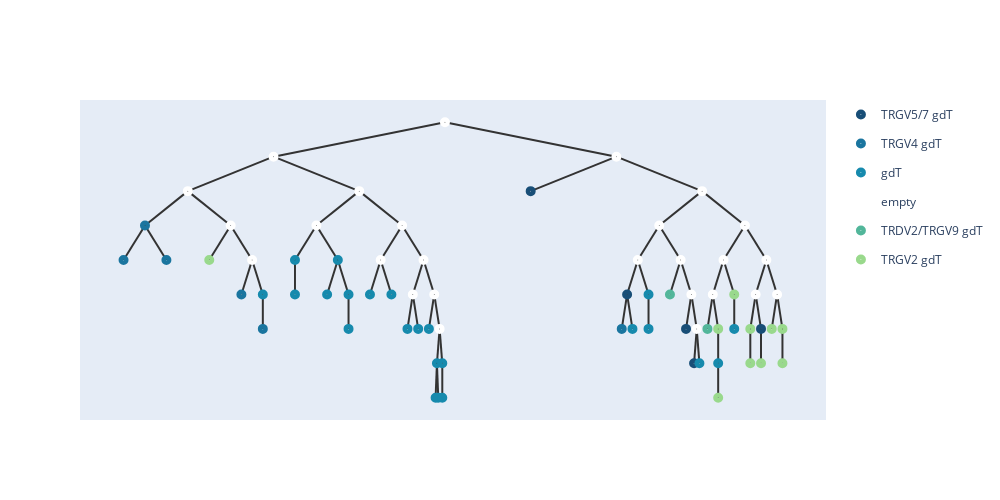

Notebook code for this chart:
### Code cell
ans = []
find_distances(root,ans)
ans =np.array(ans)
percentile_25 = np.percentile(ans, 25)
percentile_75 = np.percentile(ans, 50)
percentile_25,percentile_75


temp,root = merge_points(similarities,root,nodes1,embeddings,0,percentile_25,percentile_75,n)
for i in nodes1:
    i.hyper = temp[int(i)]
    i.value =  temp[int(i)]
embeddings = temp.numpy();
add_meta(root,meta_list1,[])
show_tree(root,color=['#184e77','#1a759f','#168aad',"#34a0a4",'#52b69a','#99d98c','#76c893','#99d98c']).show_fig()
remove_meta(root);

### Figure 1 — Plotly figure (JSON) as saved in the notebook; plotly's stock layout.template omitted (floating-point values rounded to 4 significant figures)
{"data": [{"hoverinfo": "text", "hovertext": ["0_TRGV5/7 gdT", "44_TRGV5/7 gdT", "11_TRGV5/7 gdT", "7_TRGV5/7 gdT", "38_TRGV5/7 gdT"], "legendgroup": "TRGV5/7 gdT", "marker": {"color": "#184e77", "size": 10, "symbol": "circle-dot"}, "mode": "markers+text", "name": "TRGV5/7 gdT", "type": "scatter", "x": [6.625, 7.891, 8.664, 8.77, 9.648], "y": [2, -2.5, -4, -5.5, -4]}, {"hoverinfo": "text", "hovertext": ["35_TRGV4 gdT", "4_TRGV4 gdT", "37_TRGV4 gdT", "1_TRGV4 gdT", "3_TRGV4 gdT", "5_TRGV4 gdT"], "legendgroup": "TRGV4 gdT", "marker": {"color": "#1a759f", "size": 10, "symbol": "circle-dot"}, "mode": "markers+text", "name": "TRGV4 gdT", "type": "scatter", "x": [1.562, 1.281, 1.844, 2.828, 3.109, 7.82], "y": [0.5, -1, -1, -2.5, -4, -4]}, {"hoverinfo": "text", "hovertext": ["45_gdT", "6_gdT", "2_gdT", "14_gdT", "12_gdT", "19_gdT", "28_gdT", "13_gdT", "20_gdT", "17_gdT", "23_gdT", "27_gdT", "8_gdT", "36_gdT", "39_gdT", "29_gdT", "26_gdT", "15_gdT", "16_gdT", "25_gdT", "43_gdT", "18_gdT", "33_gdT"], "legendgroup": "gdT", "marker": {"color": "#168aad", "size": 10, "symbol": "circle-dot"}, "mode": "markers+text", "name": "gdT", "type": "scatter", "x": [3.109, 3.531, 3.531, 4.094, 3.953, 4.234, 4.234, 4.516, 4.797, 5.008, 5.148, 5.289, 5.395, 5.377, 5.412, 5.465, 5.465, 7.961, 8.172, 8.172, 8.84, 9.086, 9.297], "y": [-2.5, -1, -2.5, -1, -2.5, -2.5, -4, -2.5, -2.5, -4, -4, -4, -5.5, -7, -7, -5.5, -7, -4, -2.5, -4, -5.5, -5.5, -4]}, {"hoverinfo": "text", "hovertext": ["90", "88", "83", "81", "67", "87", "82", "85", "69", "78", "73", "76", "65", "89", "86", "79", "68", "77", "75", "71", "84", "74", "66", "80", "64", "72"], "legendgroup": "empty", "marker": {"color": "#fff", "size": 10, "symbol": "circle-dot"}, "mode": "markers+text", "name": "empty", "type": "scatter", "x": [5.5, 3.25, 2.125, 2.688, 2.969, 4.375, 3.812, 4.938, 4.656, 5.219, 5.078, 5.359, 5.43, 7.75, 8.875, 8.312, 8.031, 8.594, 8.734, 8.805, 9.438, 9.156, 9.016, 9.719, 9.578, 9.859], "y": [5, 3.5, 2, 0.5, -1, 2, 0.5, 0.5, -1, -1, -2.5, -2.5, -4, 3.5, 2, 0.5, -1, -1, -2.5, -4, 0.5, -1, -2.5, -1, -2.5, -2.5]}, {"hoverinfo": "text", "hovertext": ["42_TRDV2/TRGV9 gdT", "22_TRDV2/TRGV9 gdT"], "legendgroup": "TRDV2/TRGV9 gdT", "marker": {"color": "#52b69a", "size": 10, "symbol": "circle-dot"}, "mode": "markers+text", "name": "TRDV2/TRGV9 gdT", "type": "scatter", "x": [8.453, 8.945], "y": [-2.5, -4]}, {"hoverinfo": "text", "hovertext": ["21_TRGV2 gdT", "41_TRGV2 gdT", "32_TRGV2 gdT", "40_TRGV2 gdT", "30_TRGV2 gdT", "31_TRGV2 gdT", "10_TRGV2 gdT", "9_TRGV2 gdT", "34_TRGV2 gdT", "24_TRGV2 gdT"], "legendgroup": "TRGV2 gdT", "marker": {"color": "#99d98c", "size": 10, "symbol": "circle-dot"}, "mode": "markers+text", "name": "TRGV2 gdT", "type": "scatter", "x": [2.406, 9.086, 9.086, 9.297, 9.508, 9.508, 9.648, 9.789, 9.93, 9.93], "y": [-1, -4, -7, -2.5, -4, -5.5, -5.5, -4, -4, -5.5]}], "layout": {"height": 500, "shapes": [{"layer": "below", "line": {"color": "#333", "width": 2}, "type": "line", "x0": 5.5, "x1": 5.5, "y0": 5, "y1": 5}, {"layer": "below", "line": {"color": "#333", "width": 2}, "type": "line", "x0": 5.5, "x1": 3.25, "y0": 5, "y1": 3.5}, {"layer": "below", "line": {"color": "#333", "width": 2}, "type": "line", "x0": 3.25, "x1": 2.125, "y0": 3.5, "y1": 2}, {"layer": "below", "line": {"color": "#333", "width": 2}, "type": "line", "x0": 2.125, "x1": 1.562, "y0": 2, "y1": 0.5}, {"layer": "below", "line": {"color": "#333", "width": 2}, "type": "line", "x0": 1.562, "x1": 1.281, "y0": 0.5, "y1": -1}, {"layer": "below", "line": {"color": "#333", "width": 2}, "type": "line", "x0": 1.562, "x1": 1.844, "y0": 0.5, "y1": -1}, {"layer": "below", "line": {"color": "#333", "width": 2}, "type": "line", "x0": 2.125, "x1": 2.688, "y0": 2, "y1": 0.5}, {"layer": "below", "line": {"color": "#333", "width": 2}, "type": "line", "x0": 2.688, "x1": 2.406, "y0": 0.5, "y1": -1}, {"layer": "below", "line": {"color": "#333", "width": 2}, "type": "line", "x0": 2.688, "x1": 2.969, "y0": 0.5, "y1": -1}, {"layer": "below", "line": {"color": "#333", "width": 2}, "type": "line", "x0": 2.969, "x1": 2.828, "y0": -1, "y1": -2.5}, {"layer": "below", "line": {"color": "#333", "width": 2}, "type": "line", "x0": 2.969, "x1": 3.109, "y0": -1, "y1": -2.5}, {"layer": "below", "line": {"color": "#333", "width": 2}, "type": "line", "x0": 3.109, "x1": 3.109, "y0": -2.5, "y1": -4}, {"layer": "below", "line": {"color": "#333", "width": 2}, "type": "line", "x0": 3.25, "x1": 4.375, "y0": 3.5, "y1": 2}, {"layer": "below", "line": {"color": "#333", "width": 2}, "type": "line", "x0": 4.375, "x1": 3.812, "y0": 2, "y1": 0.5}, {"layer": "below", "line": {"color": "#333", "width": 2}, "type": "line", "x0": 3.812, "x1": 3.531, "y0": 0.5, "y1": -1}, {"layer": "below", "line": {"color": "#333", "width": 2}, "type": "line", "x0": 3.531, "x1": 3.531, "y0": -1, "y1": -2.5}, {"layer": "below", "line": {"color": "#333", "width": 2}, "type": "line", "x0": 3.812, "x1": 4.094, "y0": 0.5, "y1": -1}, {"layer": "below", "line": {"color": "#333", "width": 2}, "type": "line", "x0": 4.094, "x1": 3.953, "y0": -1, "y1": -2.5}, {"layer": "below", "line": {"color": "#333", "width": 2}, "type": "line", "x0": 4.094, "x1": 4.234, "y0": -1, "y1": -2.5}, {"layer": "below", "line": {"color": "#333", "width": 2}, "type": "line", "x0": 4.234, "x1": 4.234, "y0": -2.5, "y1": -4}, {"layer": "below", "line": {"color": "#333", "width": 2}, "type": "line", "x0": 4.375, "x1": 4.938, "y0": 2, "y1": 0.5}, {"layer": "below", "line": {"color": "#333", "width": 2}, "type": "line", "x0": 4.938, "x1": 4.656, "y0": 0.5, "y1": -1}, {"layer": "below", "line": {"color": "#333", "width": 2}, "type": "line", "x0": 4.656, "x1": 4.516, "y0": -1, "y1": -2.5}, {"layer": "below", "line": {"color": "#333", "width": 2}, "type": "line", "x0": 4.656, "x1": 4.797, "y0": -1, "y1": -2.5}, {"layer": "below", "line": {"color": "#333", "width": 2}, "type": "line", "x0": 4.938, "x1": 5.219, "y0": 0.5, "y1": -1}, {"layer": "below", "line": {"color": "#333", "width": 2}, "type": "line", "x0": 5.219, "x1": 5.078, "y0": -1, "y1": -2.5}, {"layer": "below", "line": {"color": "#333", "width": 2}, "type": "line", "x0": 5.078, "x1": 5.008, "y0": -2.5, "y1": -4}, {"layer": "below", "line": {"color": "#333", "width": 2}, "type": "line", "x0": 5.078, "x1": 5.148, "y0": -2.5, "y1": -4}, {"layer": "below", "line": {"color": "#333", "width": 2}, "type": "line", "x0": 5.219, "x1": 5.359, "y0": -1, "y1": -2.5}, {"layer": "below", "line": {"color": "#333", "width": 2}, "type": "line", "x0": 5.359, "x1": 5.289, "y0": -2.5, "y1": -4}, {"layer": "below", "line": {"color": "#333", "width": 2}, "type": "line", "x0": 5.359, "x1": 5.43, "y0": -2.5, "y1": -4}, {"layer": "below", "line": {"color": "#333", "width": 2}, "type": "line", "x0": 5.43, "x1": 5.395, "y0": -4, "y1": -5.5}, {"layer": "below", "line": {"color": "#333", "width": 2}, "type": "line", "x0": 5.395, "x1": 5.377, "y0": -5.5, "y1": -7}, {"layer": "below", "line": {"color": "#333", "width": 2}, "type": "line", "x0": 5.395, "x1": 5.412, "y0": -5.5, "y1": -7}, {"layer": "below", "line": {"color": "#333", "width": 2}, "type": "line", "x0": 5.43, "x1": 5.465, "y0": -4, "y1": -5.5}, {"layer": "below", "line": {"color": "#333", "width": 2}, "type": "line", "x0": 5.465, "x1": 5.465, "y0": -5.5, "y1": -7}, {"layer": "below", "line": {"color": "#333", "width": 2}, "type": "line", "x0": 5.5, "x1": 7.75, "y0": 5, "y1": 3.5}, {"layer": "below", "line": {"color": "#333", "width": 2}, "type": "line", "x0": 7.75, "x1": 6.625, "y0": 3.5, "y1": 2}, {"layer": "below", "line": {"color": "#333", "width": 2}, "type": "line", "x0": 7.75, "x1": 8.875, "y0": 3.5, "y1": 2}, {"layer": "below", "line": {"color": "#333", "width": 2}, "type": "line", "x0": 8.875, "x1": 8.312, "y0": 2, "y1": 0.5}, {"layer": "below", "line": {"color": "#333", "width": 2}, "type": "line", "x0": 8.312, "x1": 8.031, "y0": 0.5, "y1": -1}, {"layer": "below", "line": {"color": "#333", "width": 2}, "type": "line", "x0": 8.031, "x1": 7.891, "y0": -1, "y1": -2.5}, {"layer": "below", "line": {"color": "#333", "width": 2}, "type": "line", "x0": 7.891, "x1": 7.82, "y0": -2.5, "y1": -4}, {"layer": "below", "line": {"color": "#333", "width": 2}, "type": "line", "x0": 7.891, "x1": 7.961, "y0": -2.5, "y1": -4}, {"layer": "below", "line": {"color": "#333", "width": 2}, "type": "line", "x0": 8.031, "x1": 8.172, "y0": -1, "y1": -2.5}, {"layer": "below", "line": {"color": "#333", "width": 2}, "type": "line", "x0": 8.172, "x1": 8.172, "y0": -2.5, "y1": -4}, {"layer": "below", "line": {"color": "#333", "width": 2}, "type": "line", "x0": 8.312, "x1": 8.594, "y0": 0.5, "y1": -1}, {"layer": "below", "line": {"color": "#333", "width": 2}, "type": "line", "x0": 8.594, "x1": 8.453, "y0": -1, "y1": -2.5}, {"layer": "below", "line": {"color": "#333", "width": 2}, "type": "line", "x0": 8.594, "x1": 8.734, "y0": -1, "y1": -2.5}, {"layer": "below", "line": {"color": "#333", "width": 2}, "type": "line", "x0": 8.734, "x1": 8.664, "y0": -2.5, "y1": -4}, {"layer": "below", "line": {"color": "#333", "width": 2}, "type": "line", "x0": 8.734, "x1": 8.805, "y0": -2.5, "y1": -4}, {"layer": "below", "line": {"color": "#333", "width": 2}, "type": "line", "x0": 8.805, "x1": 8.77, "y0": -4, "y1": -5.5}, {"layer": "below", "line": {"color": "#333", "width": 2}, "type": "line", "x0": 8.805, "x1": 8.84, "y0": -4, "y1": -5.5}, {"layer": "below", "line": {"color": "#333", "width": 2}, "type": "line", "x0": 8.875, "x1": 9.438, "y0": 2, "y1": 0.5}, {"layer": "below", "line": {"color": "#333", "width": 2}, "type": "line", "x0": 9.438, "x1": 9.156, "y0": 0.5, "y1": -1}, {"layer": "below", "line": {"color": "#333", "width": 2}, "type": "line", "x0": 9.156, "x1": 9.016, "y0": -1, "y1": -2.5}, {"layer": "below", "line": {"color": "#333", "width": 2}, "type": "line", "x0": 9.016, "x1": 8.945, "y0": -2.5, "y1": -4}, {"layer": "below", "line": {"color": "#333", "width": 2}, "type": "line", "x0": 9.016, "x1": 9.086, "y0": -2.5, "y1": -4}, {"layer": "below", "line": {"color": "#333", "width": 2}, "type": "line", "x0": 9.086, "x1": 9.086, "y0": -4, "y1": -5.5}, {"layer": "below", "line": {"color": "#333", "width": 2}, "type": "line", "x0": 9.086, "x1": 9.086, "y0": -5.5, "y1": -7}, {"layer": "below", "line": {"color": "#333", "width": 2}, "type": "line", "x0": 9.156, "x1": 9.297, "y0": -1, "y1": -2.5}, {"layer": "below", "line": {"color": "#333", "width": 2}, "type": "line", "x0": 9.297, "x1": 9.297, "y0": -2.5, "y1": -4}, {"layer": "below", "line": {"color": "#333", "width": 2}, "type": "line", "x0": 9.438, "x1": 9.719, "y0": 0.5, "y1": -1}, {"layer": "below", "line": {"color": "#333", "width": 2}, "type": "line", "x0": 9.719, "x1": 9.578, "y0": -1, "y1": -2.5}, {"layer": "below", "line": {"color": "#333", "width": 2}, "type": "line", "x0": 9.578, "x1": 9.508, "y0": -2.5, "y1": -4}, {"layer": "below", "line": {"color": "#333", "width": 2}, "type": "line", "x0": 9.508, "x1": 9.508, "y0": -4, "y1": -5.5}, {"layer": "below", "line": {"color": "#333", "width": 2}, "type": "line", "x0": 9.578, "x1": 9.648, "y0": -2.5, "y1": -4}, {"layer": "below", "line": {"color": "#333", "width": 2}, "type": "line", "x0": 9.648, "x1": 9.648, "y0": -4, "y1": -5.5}, {"layer": "below", "line": {"color": "#333", "width": 2}, "type": "line", "x0": 9.719, "x1": 9.859, "y0": -1, "y1": -2.5}, {"layer": "below", "line": {"color": "#333", "width": 2}, "type": "line", "x0": 9.859, "x1": 9.789, "y0": -2.5, "y1": -4}, {"layer": "below", "line": {"color": "#333", "width": 2}, "type": "line", "x0": 9.859, "x1": 9.93, "y0": -2.5, "y1": -4}, {"layer": "below", "line": {"color": "#333", "width": 2}, "type": "line", "x0": 9.93, "x1": 9.93, "y0": -4, "y1": -5.5}], "width": 1000, "xaxis": {"showgrid": false, "showline": false, "showticklabels": false, "zeroline": false}, "yaxis": {"showgrid": false, "showline": false, "showticklabels": false, "zeroline": false}}}
